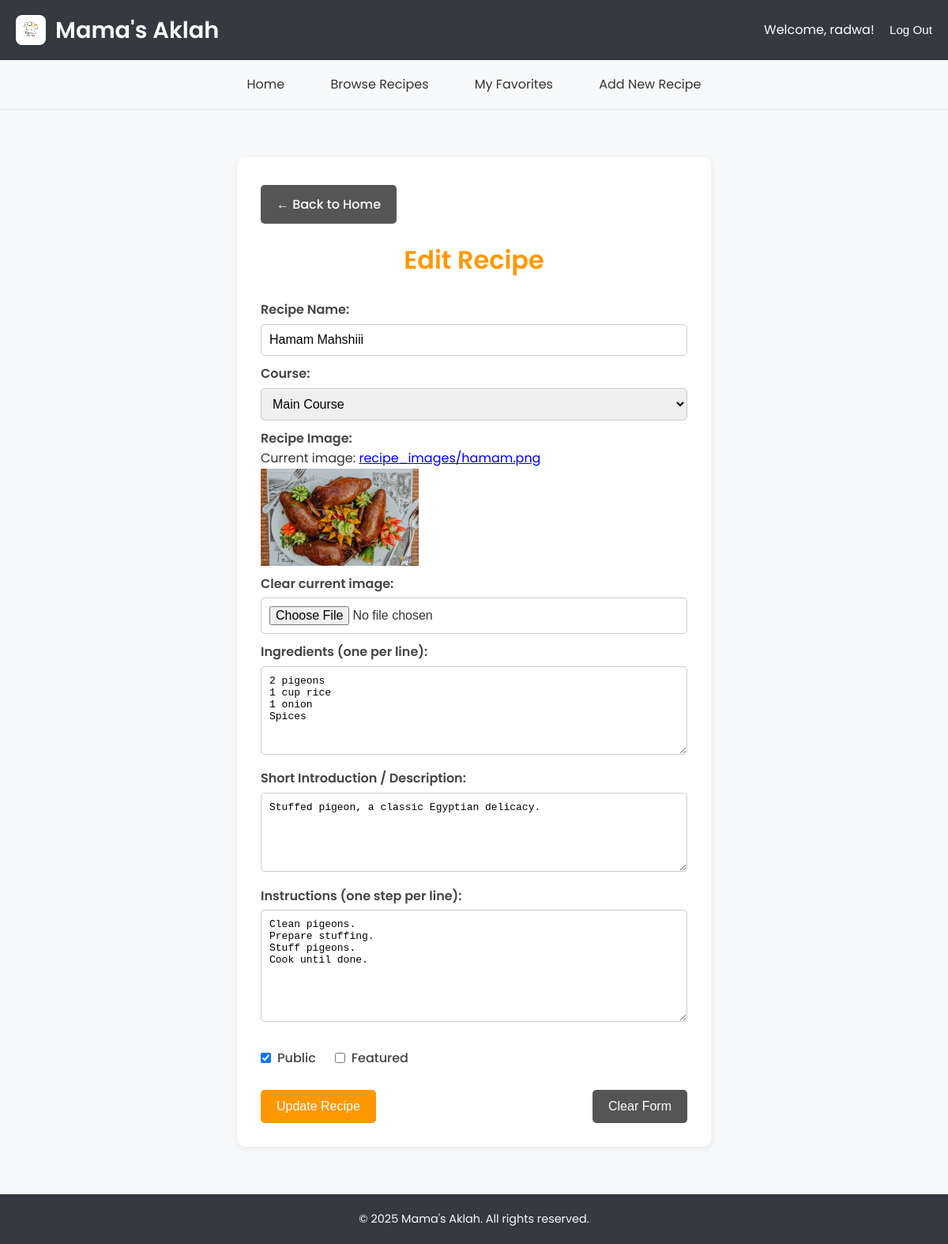
The app's page /dashboard/edit/7/ (signed in) with its own data.
### recipes_app/models.py (models this page shows, shortened)
class Recipe(models.Model):
    COURSE_CHOICES = [
        ('appetizer', 'Appetizer'),
        ('main_course', 'Main Course'),
        ('dessert', 'Dessert'),
        ('side_dish', 'Side Dish'),
        ('beverage', 'Beverage'),
        ('other', 'Other'),
    ]
    name = models.CharField(
        max_length=255,
        help_text="The name of the recipe."
    )
    author = models.ForeignKey(
        User,
        on_delete=models.CASCADE, # If a user is deleted, their recipes are also deleted.
        related_name='recipes',
        help_text="The user who created this recipe."
    )
    description = models.TextField(
        blank=True, # Optional field
        help_text="A short introduction or description of the recipe."
    )
    ingredients = models.TextField(
        help_text="List all ingredients, one per line for clarity."
    )
    instructions = models.TextField(
        help_text="Provide step-by-step instructions, one step per line for clarity."
    )
    image = models.ImageField(
        upload_to='recipe_images/', # Files will be uploaded to MEDIA_ROOT/recipe_images/
        blank=True,                 # Image is optional
        null=True,
        help_text="Upload an image for the recipe (optional)."
    )
    course = models.CharField(
        max_length=50,
        choices=COURSE_CHOICES,
        default='main_course',
        help_text="The course category of the recipe."
    )
    preparation_time = models.PositiveIntegerField(
        blank=True, null=True, # In minutes
        help_text="Preparation time in minutes (optional)."
    )
    cooking_time = models.PositiveIntegerField(
        blank=True, null=True, # In minutes
        help_text="Cooking time in minutes (optional)."
    )
    servings = models.PositiveIntegerField(
        blank=True, null=True,
        help_text="Number of servings this recipe makes (optional)."
    )
    created_at = models.DateTimeField(
        default=timezone.now, # Automatically set when the recipe is first created
        editable=False
    )
    updated_at = models.DateTimeField(
        auto_now=True # Automatically set every time the recipe is saved
    )
    is_public = models.BooleanField(
        default=True,
        help_text="Is this recipe visible to everyone? Uncheck for private recipes."
    )
    is_featured = models.BooleanField(
        default=False,
        help_text="Should this recipe be featured on the home page?"
    )
    class Meta:
        ordering = ['-created_at'] # Default ordering for recipes (newest first)
        verbose_name = "Recipe"
        verbose_name_plural = "Recipes"

### recipes_app/views.py (the view)
# urls.py: path('dashboard/edit/<int:recipe_id>/', views.upload_recipe_view, name='edit_recipe_view_name'),
@login_required(login_url='login_page_view_name')
@staff_member_required
def upload_recipe_view(request, recipe_id=None):
    if recipe_id:
        recipe_instance = get_object_or_404(Recipe, pk=recipe_id)
        if not (request.user == recipe_instance.author or request.user.is_staff):
            return HttpResponseForbidden("You don't have permission to edit this recipe.")
        form = RecipeForm(instance=recipe_instance)
    else:
        form = RecipeForm()
        recipe_instance = None
    context = {'recipe_form': form, 'recipe_instance': recipe_instance}
    return render(request, 'recipes_app/Upload.html', context)

### recipes_app/views.py (called while the page is built)
def staff_member_required(view_func):
    actual_decorator = user_passes_test(
        lambda u: u.is_authenticated and u.is_staff,
        login_url='login_page_view_name',
        redirect_field_name=None
    )
    return actual_decorator(view_func)

### recipes_app/templates/recipes_app/Upload.html (shortened to what this page needs)
{% extends 'recipes_app/base.html' %}
{% load static %}
{% block head_css %}
<link rel="stylesheet" href="{% static 'recipes_app/css/main_style.css' %}">
{% endblock %}
{% block content %}
<div class="upload-form-container">
    <a href="{% url 'home_view_name' %}" class="action-btn back-btn" style="margin-bottom: 20px; display: inline-block;">← Back to Home</a>
    <h2>{% if recipe_form.instance.pk %}Edit Recipe{% else %}Add New Recipe{% endif %}</h2>
    <form id="upload-form" method="POST" enctype="multipart/form-data" action="javascript:void(0);"
          data-mode="{% if recipe_form.instance.pk %}edit{% else %}add{% endif %}"
          data-recipe-id="{{ recipe_form.instance.pk|default:'' }}"
          data-ajax-url="{% if recipe_form.instance.pk %}{% url 'ajax_edit_recipe_name' recipe_id=recipe_form.instance.pk %}{% else %}{% url 'ajax_add_recipe_name' %}{% endif %}">
        <div>
            <label for="{{ recipe_form.name.id_for_label }}">Recipe Name:</label>
            {{ recipe_form.name }}
        </div>
        <div>
            <label for="{{ recipe_form.course.id_for_label }}">Course:</label>
            {{ recipe_form.course }}
        </div>
        {% if recipe_form.image %}
        <div>
            <label for="{{ recipe_form.image.id_for_label }}">Recipe Image:</label>
            {% if recipe_form.instance.pk and recipe_form.instance.image and recipe_form.instance.image.name %}
                <p>Current image: <a href="{{ recipe_form.instance.image.url }}" target="_blank">{{ recipe_form.instance.image.name }}</a></p>
                <img id="currentImagePreview" src="{{ recipe_form.instance.image.url }}" alt="Current Recipe Image" style="max-width: 200px; max-height: 150px; display: block; margin-bottom: 10px;">
                <label for="{{ recipe_form.image.id_for_label }}_clear">Clear current image: </label> {{ recipe_form.image.clear_checkbox_label }}<br>
            {% endif %}
            <input type="file" name="image" id="imageFileInput" accept="image/*">
        </div>
        {% endif %}
        <div>
            <label for="{{ recipe_form.ingredients.id_for_label }}">Ingredients (one per line):</label>
            {{ recipe_form.ingredients }}
        </div>
        <div>
            <label for="{{ recipe_form.description.id_for_label }}">Short Introduction / Description:</label>
            {{ recipe_form.description }}
        </div>
        <div>
            <label for="{{ recipe_form.instructions.id_for_label }}">Instructions (one step per line):</label>
            {{ recipe_form.instructions }}
        </div>
        <div style="display: flex; gap: 24px; align-items: center; margin-bottom: 18px;">
            <label style="display: flex; align-items: center; gap: 8px; font-weight: 500;">
                {{ recipe_form.is_public }}
                <span>Public</span>
            </label>
            <label style="display: flex; align-items: center; gap: 8px; font-weight: 500;">
                {{ recipe_form.is_featured }}
                <span>Featured</span>
            </label>
        </div>
        <div class="form-actions">
            <button type="submit" id="submit-button" class="action-btn upload-btn">
                {% if recipe_form.instance.pk %}Update Recipe{% else %}Upload Recipe{% endif %}
            </button>
            <button type="reset" id="clear-btn" class="action-btn back-btn">Clear Form</button>
        </div>
    </form>
</div>
{% endblock %}

### recipes_app/templates/recipes_app/base.html (shortened to what this page needs)
{% load static %}
<!DOCTYPE html>
<html lang="en">
<head>
    <link rel="stylesheet" href="{% static 'recipes_app/css/shared_styles.css' %}">
    {% block head_css %}{% endblock %}
</head>
<body>
    <header class="main-header-base">
        <div class="logo" style="display: flex; align-items: center; gap: 12px;">
            <img src="{% static 'recipes_app/css/images/logo.png' %}" alt="Mama's Aklah Logo"
                 style="height: 38px; width: 38px; border-radius: 8px; box-shadow: 0 2px 6px rgba(0,0,0,0.08); object-fit: cover; background: #fff;">
            <a href="{% url 'home_view_name' %}">Mama's Aklah</a>
        </div>
        <div class="auth-links">
            {% if user.is_authenticated %}
                <span>Welcome, {{ user.username }}!</span>
                <button id="base-logout-btn" data-logout-url="{% url 'ajax_logout_view_name' %}">Log Out</button>
            {% else %}
                <a href="{% url 'login_page_view_name' %}">Log In</a>
                <a href="{% url 'signup_page_view_name' %}">Sign Up</a>
            {% endif %}
        </div>
    </header>
    <nav class="main-nav-base">
        <ul>
            <li><a href="{% url 'home_view_name' %}" {% if request.resolver_match.url_name == 'home_view_name' %}class="active"{% endif %}>Home</a></li>
            <li><a href="{% url 'browse_recipes_view_name' %}" {% if request.resolver_match.url_name == 'browse_recipes_view_name' %}class="active"{% endif %}>Browse Recipes</a></li>
            {% if user.is_authenticated %}
                <li><a href="{% url 'favorites_page_view_name' %}" {% if request.resolver_match.url_name == 'favorites_page_view_name' %}class="active"{% endif %}>My Favorites</a></li>
                {% if user.is_staff %}
                    <li><a href="{% url 'upload_recipe_view_name' %}" {% if request.resolver_match.url_name == 'upload_recipe_view_name' %}class="active"{% endif %}>Add New Recipe</a></li>
                {% endif %}
            {% endif %}
        </ul>
    </nav>
    <div class="site-content">
        {% block content %}
        {% endblock %}
    </div>
    <footer class="main-footer-base">
        <p>&copy; {% now "Y" %} Mama's Aklah. All rights reserved.</p>
    </footer>
</body>
</html>

### recipes_app/static/recipes_app/css/shared_styles.css (style rules this page uses)
* { margin: 0; padding: 0; box-sizing: border-box; }
body { font-family: 'Poppins', sans-serif; line-height: 1.6; color: #333; background-color: #f5f5f5; min-height: 100vh; display: flex; flex-direction: column; }
header, .main-header-base { background-color: #343a40; color: white; padding: 15px 20px; display: flex; justify-content: space-between; align-items: center; }
header h1, .main-header-base .logo a { margin: 0; color: white; text-decoration: none; font-size: 1.8em; font-weight: 600; }
.header-right a, .auth-links a, .header-right button, .auth-links button { color: white; margin-left: 15px; text-decoration: none; font-size: 0.95em; }
nav, .main-nav-base { background-color: #f8f9fa; padding: 10px 0; border-bottom: 1px solid #e7e7e7; text-align: center; }
nav a, .main-nav-base ul li a { text-decoration: none; color: #333; padding: 8px 12px; margin: 0 5px; border-radius: 4px; display: inline-block; background-color: #f8f9fa; transition: background 0.2s, color 0.2s; }
.main-nav-base ul { list-style-type: none; margin: 0; padding: 0; }
.main-nav-base ul li { display: inline-block; margin: 0 5px; }
footer, .main-footer-base { background-color: #343a40; color: #f8f9fa; text-align: center; padding: 20px; margin-top: auto; font-size: 0.9em; }
.site-content { flex: 1; padding: 20px; }
body { font-family: 'Poppins', Arial, sans-serif; margin: 0; padding: 0; background-color: #f8f9fa; color: #333; line-height: 1.6; }
button, .button, input[type="submit"], input[type="button"], input[type="reset"] { padding: 10px 18px; border: none; border-radius: 5px; cursor: pointer; font-size: 1em; font-weight: 500; color: white; background-color: #007bff; transition: background-color 0.2s ease-in-out, transform 0.1s ease; text-decoration: none; display: inline-block; text-align: center; }

### recipes_app/static/recipes_app/css/main_style.css (style rules this page uses)
body { font-family: 'Poppins', sans-serif; margin: 0; padding: 0; background-color: #f8f9fa; color: #333; }

### recipes_app/templates/recipes_app/Upload.html (style rules this page uses)
.upload-form-container { max-width: 600px; margin: 40px auto; background: #fff; border-radius: 10px; box-shadow: 0 2px 10px rgba(0,0,0,0.08); padding: 35px 30px 30px 30px; }
.upload-form-container h2 { text-align: center; color: #ff9800; margin-bottom: 25px; font-size: 2em; font-weight: 600; }
.upload-form-container label { font-weight: 600; margin-top: 15px; margin-bottom: 3px; color: #444; }
.upload-form-container input[type="text"], .upload-form-container input[type="file"], .upload-form-container select, .upload-form-container textarea { width: 100%; padding: 10px; margin-top: 5px; border: 1px solid #ccc; border-radius: 5px; box-sizing: border-box; font-size: 1em; margin-bottom: 10px; }
.upload-form-container textarea { min-height: 100px; resize: vertical; }
.upload-form-container .form-actions { margin-top: 25px; display: flex; justify-content: space-between; align-items: center; }
.upload-form-container .action-btn { color: white; padding: 12px 20px; border: none; border-radius: 5px; cursor: pointer; font-size: 1em; font-weight: 500; transition: background-color 0.3s ease, transform 0.2s ease; text-decoration: none; display: inline-block; background-color: #ff9800; }
.upload-form-container .back-btn { background-color: #555; }

### recipes_app/templates/recipes_app/base.html (style rules this page uses)
body { display: flex; flex-direction: column; min-height: 100vh; }
.site-content { flex: 1; }
.main-header-base { background-color: #343a40; color: white; padding: 15px 20px; display: flex; justify-content: space-between; align-items: center; }
.main-header-base .logo a { color: white; text-decoration: none; font-size: 1.8em; font-weight: 600; }
.main-header-base .auth-links a, .main-header-base .auth-links button { color: white; margin-left: 15px; text-decoration: none; font-size: 0.95em; }
.main-header-base .auth-links button { background: none; border: none; cursor: pointer; padding: 0; }
.main-nav-base { background-color: #f8f9fa; padding: 10px 0; border-bottom: 1px solid #e7e7e7; }
.main-nav-base ul { list-style-type: none; margin: 0; padding: 0; text-align: center; }
.main-nav-base ul li { display: inline-block; margin: 0 10px; }
.main-nav-base ul li a { text-decoration: none; color: #333; padding: 8px 12px; border-radius: 4px; }
.main-footer-base { background-color: #343a40; color: #f8f9fa; text-align: center; padding: 20px; margin-top: auto; font-size: 0.9em; }

### records on screen
Recipe: name "Hamam Mahshiii", course "Main Course", instance.image.name "recipe_images/hamam.png", instance.image (picture), ingredients "2 pigeons 1 cup rice 1 onion Spices", description "Stuffed pigeon, a classic Egyptian delicacy.", instructions "Clean pigeons. Prepare stuffing. Stuff pigeons. Cook until done.", is_public "☑"

### other values on screen
{{ user.username }} "radwa"
